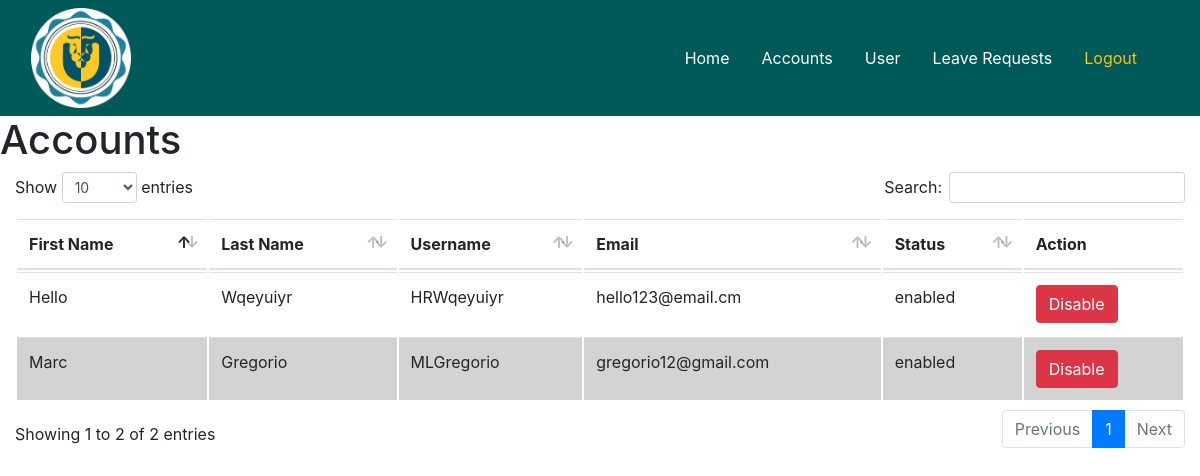
Page /admin/accounts_status.php (signed in) on the committed database.
### tables this page shows
CREATE TABLE `user` (
  `username` varchar(45) NOT NULL,
  `user_id` int(11) NOT NULL AUTO_INCREMENT,
  `email` varchar(45) NOT NULL,
  `password` varchar(255) NOT NULL,
  `date_registered` date NOT NULL,
  `status` enum('enabled','disabled') DEFAULT 'enabled',
  `type` enum('admin','user') DEFAULT 'user',
  PRIMARY KEY (`username`),
  UNIQUE KEY `user_id_UNIQUE` (`user_id`),
  UNIQUE KEY `username_UNIQUE` (`username`)
);

CREATE TABLE `user_info` (
  `user_id` int(11) NOT NULL,
  `first_name` varchar(45) DEFAULT NULL,
  `middle_name` varchar(45) DEFAULT NULL,
  `last_name` varchar(45) DEFAULT NULL,
  `birth_date` date DEFAULT NULL,
  `birth_place` varchar(45) DEFAULT NULL,
  `contact_number` varchar(45) DEFAULT NULL,
  `gender` enum('m','f') DEFAULT NULL,
  `height` varchar(45) DEFAULT NULL,
  `weight` int(3) DEFAULT NULL,
  `blood_type` enum('o','a','b','ab') DEFAULT NULL,
  `residential_address` varchar(45) DEFAULT NULL,
  `residential_zip` int(4) DEFAULT NULL,
  `residential_tel_no` varchar(45) DEFAULT NULL,
  `permanent_address` varchar(45) DEFAULT NULL,
  `permanent_zip` int(4) DEFAULT NULL,
  `permanent_tel_no` varchar(45) DEFAULT NULL,
  `citizenship` varchar(45) DEFAULT NULL,
  `religion` varchar(45) DEFAULT NULL,
  `civil_status` varchar(45) DEFAULT NULL,
  `sss_no` int(11) DEFAULT NULL,
  `tin` int(11) DEFAULT NULL,
  `philhealth_no` int(11) DEFAULT NULL,
  `pagibig_id_no` int(11) DEFAULT NULL,
  PRIMARY KEY (`user_id`),
  CONSTRAINT `user_id` FOREIGN KEY (`user_id`) REFERENCES `user` (`user_id`) ON DELETE CASCADE ON UPDATE CASCADE
);

### admin/table_accounts.php (the view, shortened to what this page needs)
<!DOCTYPE html>
<html>
<head>
</head>
<body style="background-color:white !important;";>
<table class="table" id="table">
  <thead>
    <tr>
        <th>First Name</th>
        <th>Last Name</th>
        <th>Username</th>
        <th>Email</th>
        <th>Status</th>
        <th>Action</th>
    </tr>
  </thead>
    <?php
    $sql = "select username, email, first_name, last_name,status from user natural join user_info;";
    $result = $connect->query($sql);
    if($result-> num_rows > 0){
        while($row = $result->fetch_assoc()){
          if($row["status"] === "enabled"){
            $button = "
            <input name='disable' value='Disable' style='display: none;'>
            <a href='update_status.php?disable=".$row['status']."& username=".$row['username']."' class='show btn btn-danger'>Disable</a>";
          }else{
            $button = "
            <input name='enable' value='Enable' style='display: none;'>
            <a href='update_status.php?enable=".$row['status']."& username=".$row['username']."' class='show btn btn-success'>Enable</a>";
          }
            echo "
            <tr>
            <td>" . ucwords($row['first_name']) . "</td>
            <td>" . ucwords($row['last_name']) . "</td>
            <td>" . $row['username'] . "</td>
            <td>" . $row['email'] . "</td>
            <td>" . $row['status'] . "</td>
            <td>
             ".$button."</td>
            </tr>";
          }
        }else {
         echo "database has no query";
    }
    ?>
  </table>
 </body>
</html>

### style/style.css (style rules this page uses)
body { margin: 0; }

### style/datatables.css (style rules this page uses)
table.dataTable { clear: both; margin-top: 6px !important; margin-bottom: 6px !important; max-width: none !important; border-collapse: separate !important; }
table.dataTable td, table.dataTable th { -webkit-box-sizing: content-box; box-sizing: content-box; }
table.dataTable thead > tr > th.sorting_asc, table.dataTable thead > tr > th.sorting_desc, table.dataTable thead > tr > th.sorting, table.dataTable thead > tr > td.sorting_asc, table.dataTable thead > tr > td.sorting_desc, table.dataTable thead > tr > td.sorting { padding-right: 30px; }
table.dataTable thead .sorting, table.dataTable thead .sorting_asc, table.dataTable thead .sorting_desc, table.dataTable thead .sorting_asc_disabled, table.dataTable thead .sorting_desc_disabled { cursor: pointer; position: relative; }
table.dataTable thead .sorting:before, table.dataTable thead .sorting:after, table.dataTable thead .sorting_asc:before, table.dataTable thead .sorting_asc:after, table.dataTable thead .sorting_desc:before, table.dataTable thead .sorting_desc:after, table.dataTable thead .sorting_asc_disabled:before, table.dataTable thead .sorting_asc_disabled:after, table.dataTable thead .sorting_desc_disabled:before, table.dataTable thead .sorting_desc_disabled:after { position: absolute; bottom: 0.9em; display: block; opacity: 0.3; }
table.dataTable thead .sorting:before, table.dataTable thead .sorting_asc:before, table.dataTable thead .sorting_desc:before, table.dataTable thead .sorting_asc_disabled:before, table.dataTable thead .sorting_desc_disabled:before { right: 1em; content: "\2191"; }
table.dataTable thead .sorting:after, table.dataTable thead .sorting_asc:after, table.dataTable thead .sorting_desc:after, table.dataTable thead .sorting_asc_disabled:after, table.dataTable thead .sorting_desc_disabled:after { right: 0.5em; content: "\2193"; }
table.dataTable thead .sorting_asc:before, table.dataTable thead .sorting_desc:after { opacity: 1; }
table.dataTable tr.odd { background-color: white; }
table.dataTable tr.even { background-color: lightgrey; }

### rows in the picture
user: user.first_name "Hello", user.last_name "Wqeyuiyr", username "HRWqeyuiyr", email "hello123@email.cm", status "enabled"
user: user.first_name "Marc", user.last_name "Gregorio", username "MLGregorio", email "gregorio12@gmail.com", status "enabled"
